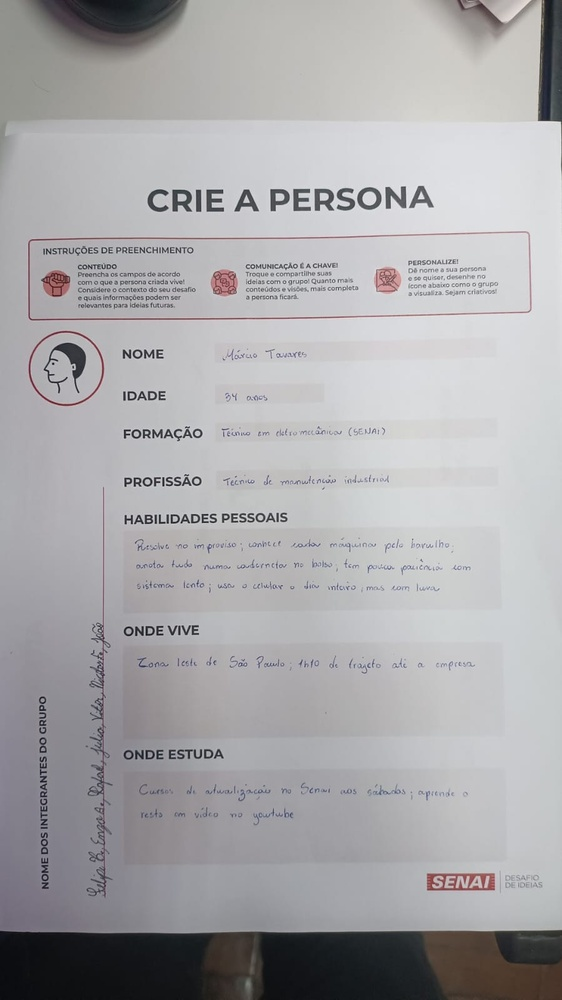
#> input picture docs/imagens/bruto/01-persona.jpeg, 562 x 1000 px, shrunk from 899 x 1599 before the run
$ python preparar.py
#> lines starting #> are read from the running program, lines starting #| are printed output that depends on the picture; after the words box and inside, x2 and y2 are one past the last pixel; in counts of white or black regions, pixels touching at a corner belong together
#> in main, im is the input picture: PIL image 562x1000 RGB; mean R, G, B 169.6, 168.7, 171.1
# -*- coding: utf-8 -*-
# Prepara as fotografias dos templates para entrar no documento ABNT.
# Recorta a area do papel (a foto costuma trazer mesa, chao e maos em volta),
# gira o que foi fotografado deitado e regrava com qualidade adequada a impressao.
# Uso: python preparar.py
import io
import json
import os
import sys

from PIL import Image, ImageOps

# arquivo de origem -> (nome final, graus de rotacao, recortar?)
ORIGENS = [
    ("bruto/01-persona.jpeg",           "01-persona.jpeg",           0,   True),
    ("bruto/02-mapa-empatia.jpeg",      "02-mapa-empatia.jpeg",      -90, True),
    ("bruto/03-matriz-csd.jpeg",        "03-matriz-csd.jpeg",        90,  True),
    ("bruto/04-matriz-prioridade.jpeg", "04-matriz-prioridade.jpeg", 90,  True),
    ("bruto/05-equipe.jpeg",            "05-equipe.jpeg",            0,   False),
]


def caixa_do_papel(im, limiar=165, ocupacao=0.25):
    """Recorta a folha.

    Um bounding box simples da regiao clara nao serve: mesa e parede tambem sao
    claras e o box acaba pegando a foto inteira. A folha se distingue por ocupar
    a maior parte da linha ou da coluna, entao a deteccao e feita por proporcao
    de pixels claros em cada linha e em cada coluna.
    """
#> called with limiar = 165, ocupacao = 0.25
    cinza = ImageOps.grayscale(im)
    claros = cinza.point(lambda v: 1 if v > limiar else 0)
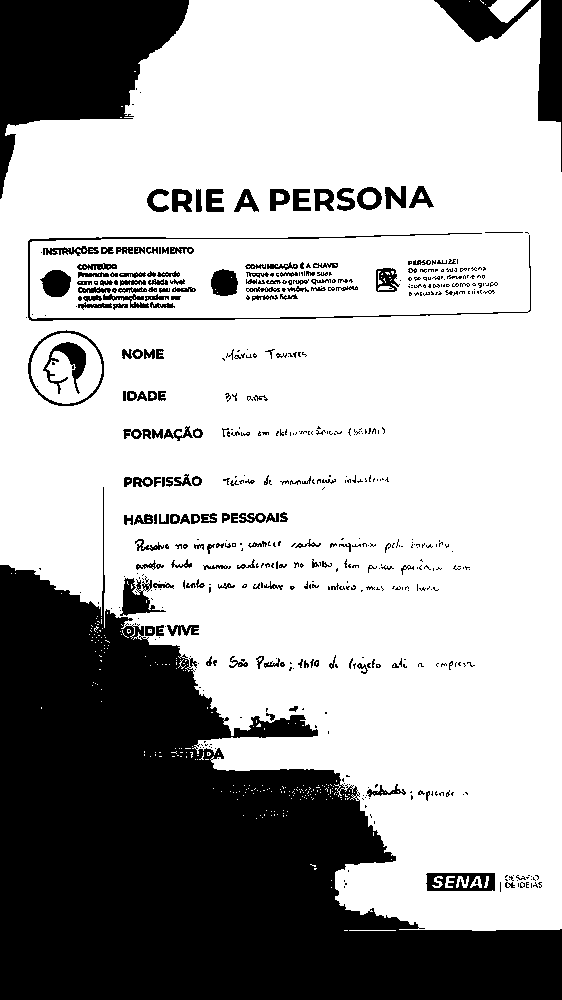
#> claros: PIL image 562x1000 L; values 0 (black) and 1 (white), 68.7% white; 548 black regions (373 under 20 px), largest, box (x1, y1, x2, y2) and area: (0, 487, 562, 1000) 131118, (0, 0, 189, 199) 19119, (538, 0, 562, 172) 2767
    px = claros.load()
    larg, alt = im.size
#> larg = 562; alt = 1000

    linhas = [sum(px[x, y] for x in range(0, larg, 4)) / (larg / 4.0) for y in range(alt)]
#> linhas = 1000 values, max 1 at index 212, min 0 at index 931, mean 0.688
    colunas = [sum(px[x, y] for y in range(0, alt, 4)) / (alt / 4.0) for x in range(larg)]
#> colunas = 562 values, max 0.924 at index 407, min 0.32 at index 103, mean 0.69

    def faixa(valores):
        dentro = [i for i, v in enumerate(valores) if v >= ocupacao]
#> dentro = 929 values from 0 to 929
        return (dentro[0], dentro[-1]) if dentro else None

    fy = faixa(linhas)
#> fy = (0, 929)
    fx = faixa(colunas)
#> fx = (0, 561)
    if not fy or not fx:
        return None

    folga_x = int(larg * 0.01)
#> folga_x = 5
    folga_y = int(alt * 0.01)
#> folga_y = 10
    return (
        max(0, fx[0] - folga_x),
        max(0, fy[0] - folga_y),
        min(larg, fx[1] + folga_x),
        min(alt, fy[1] + folga_y),
    )


def main():
    dims = {}
    for origem, destino, graus, recortar in ORIGENS:
        if not os.path.exists(origem):
            print("ausente, mantido como esta: %s" % origem)
            if os.path.exists(destino):
                im = Image.open(destino)
                dims[destino] = {"w": im.size[0], "h": im.size[1]}
            continue
        im = Image.open(origem)
        im = ImageOps.exif_transpose(im)
        if graus:
            im = im.rotate(graus, expand=True)
        if recortar:
            caixa = caixa_do_papel(im)
#> caixa = (0, 0, 562, 939)
            if caixa:
                im = im.crop(caixa)
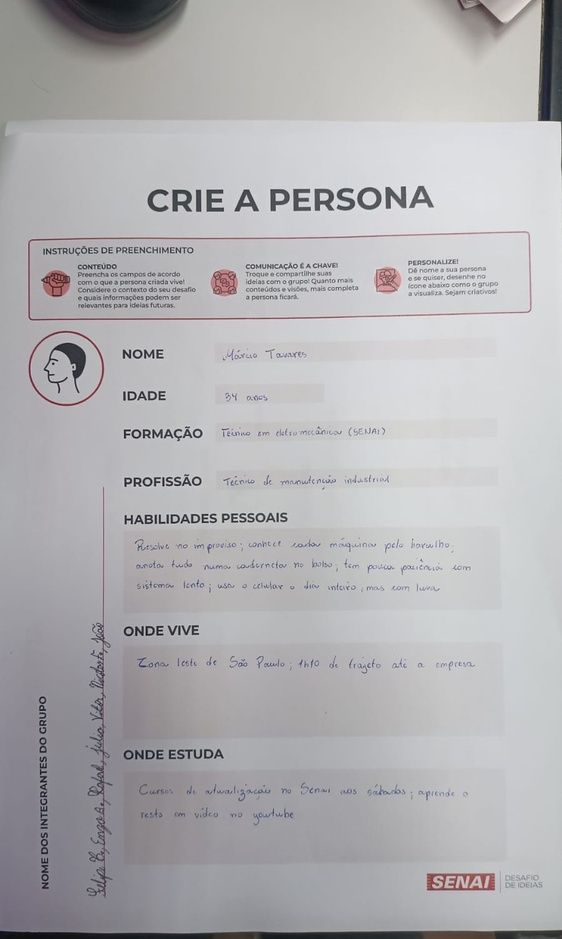
#> im: PIL image 562x939 RGB; mean R, G, B 178.3, 177.5, 180.1
        im.save(destino, quality=90, optimize=True)
        dims[destino] = {"w": im.size[0], "h": im.size[1]}
        print("%s -> %s %s" % (origem, destino, im.size))
#| bruto/01-persona.jpeg -> 01-persona.jpeg (562, 939)
#> pass 2 of the loop in main, `for origem, destino, graus, recortar in ORIGENS:`:
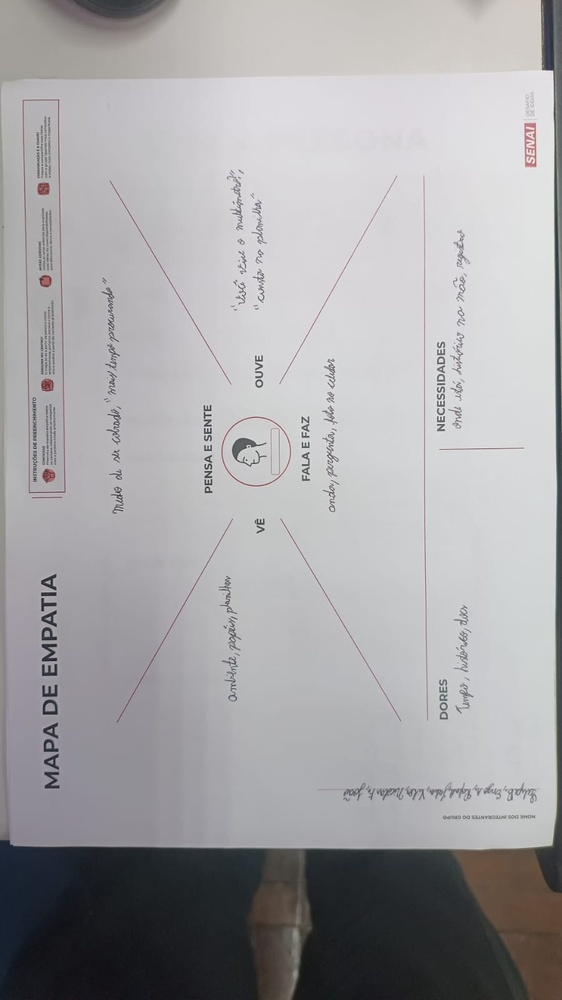
#> input picture docs/imagens/bruto/02-mapa-empatia.jpeg, 562 x 1000 px, shrunk from 899 x 1599 before the run
#> in main, im is the input picture: PIL image 562x1000 RGB; mean R, G, B 165.7, 164.7, 166.9
#> cinza: PIL image 1000x562 L
#> in caixa_do_papel (call 2), `claros = cinza.point(lambda v: 1 if v > limiar else 0)`:
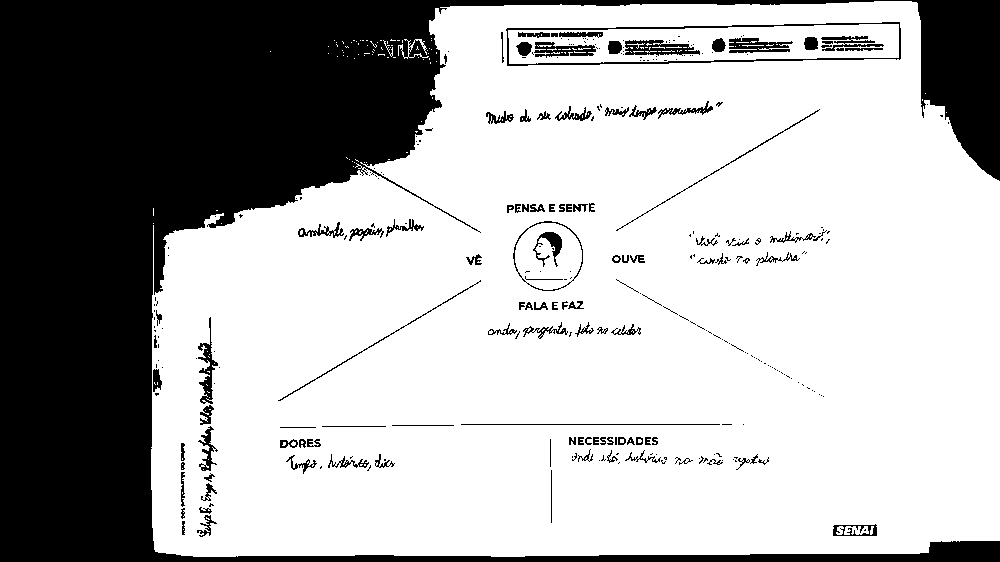
#> claros: PIL image 1000x562 L; values 0 (black) and 1 (white), 68.9% white; 306 black regions (192 under 20 px), largest, box (x1, y1, x2, y2) and area: (0, 0, 1000, 562) 160503, (506, 22, 901, 66) 1580, (625, 40, 700, 56) 702
#> linhas = 562 values, max 0.848 at index 296, min 0 at index 0, mean 0.689
#> colunas = 1000 values, max 0.982 at index 883, min 0 at index 0, mean 0.687
#> fy = (4, 555)
#> fx = (152, 999)
#> caixa = (142, 0, 1000, 560)
#> in main, `im = im.crop(caixa)`:
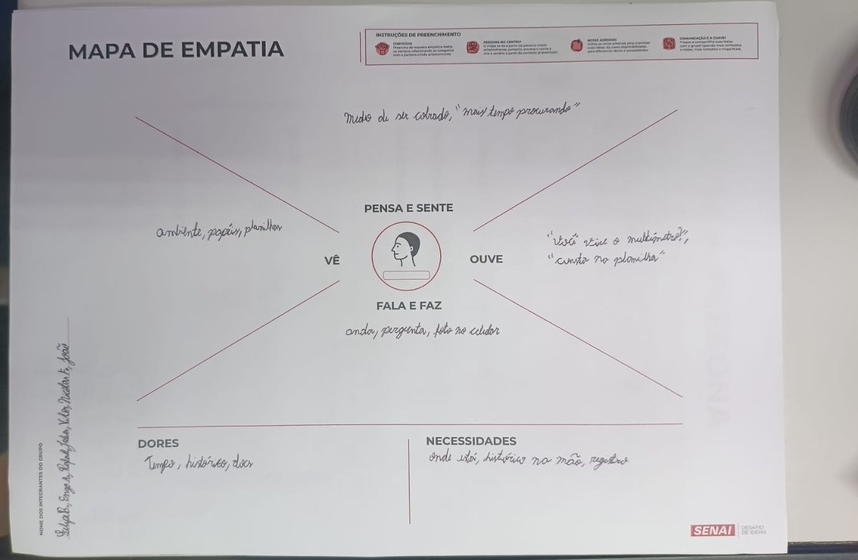
#> im: PIL image 858x560 RGB; mean R, G, B 186.7, 185.6, 188
#| bruto/02-mapa-empatia.jpeg -> 02-mapa-empatia.jpeg (858, 560)
#> pass 3 of the loop in main, `for origem, destino, graus, recortar in ORIGENS:`:
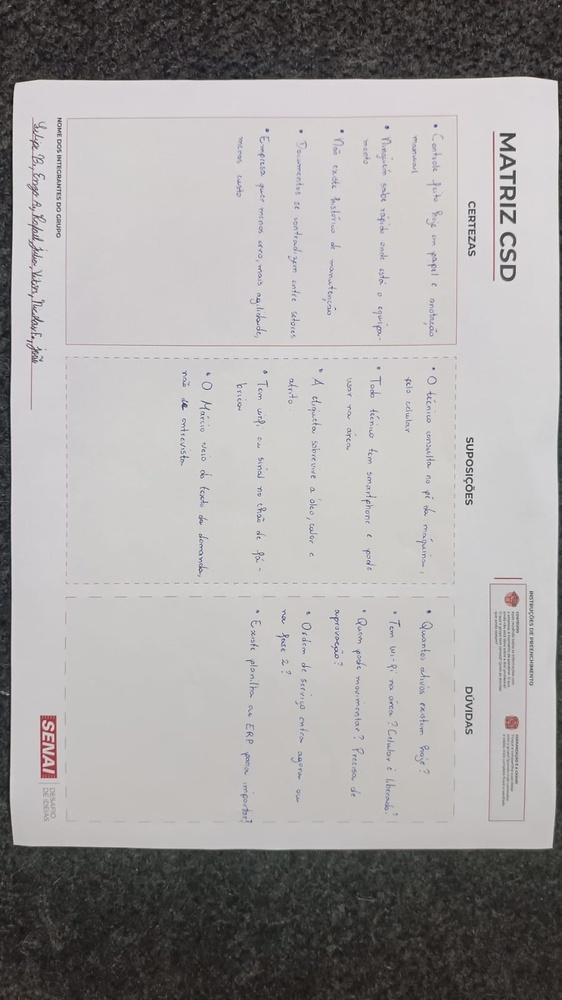
#> input picture docs/imagens/bruto/03-matriz-csd.jpeg, 562 x 1000 px, shrunk from 899 x 1599 before the run
#> in main, im is the input picture: PIL image 562x1000 RGB; mean R, G, B 164.7, 162, 161.6
#> in caixa_do_papel (call 3), `claros = cinza.point(lambda v: 1 if v > limiar else 0)`:
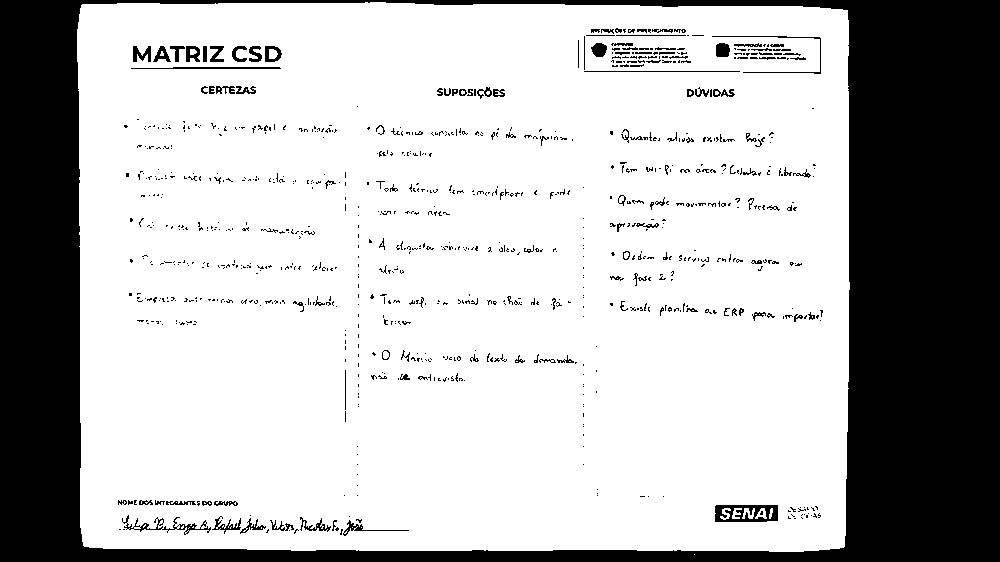
#> claros: PIL image 1000x562 L; values 0 (black) and 1 (white), 72.6% white; 881 black regions (757 under 20 px), largest, box (x1, y1, x2, y2) and area: (0, 0, 1000, 562) 142501, (715, 505, 778, 522) 736, (122, 515, 211, 535) 361
#> linhas = 562 values, max 0.772 at index 20, min 0 at index 0, mean 0.726
#> colunas = 1000 values, max 0.975 at index 103, min 0 at index 0, mean 0.726
#> fy = (4, 550)
#> fx = (79, 848)
#> caixa = (69, 0, 858, 555)
#> in main, `im = im.crop(caixa)`:
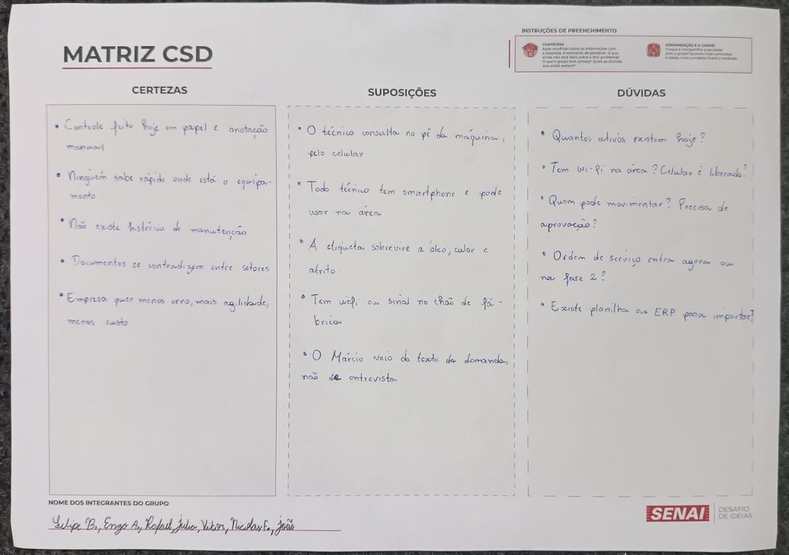
#> im: PIL image 789x555 RGB; mean R, G, B 197.3, 194.5, 194.4
#| bruto/03-matriz-csd.jpeg -> 03-matriz-csd.jpeg (789, 555)
#> the loop made 5 passes; the first 3 are shown

    json.dump(dims, io.open("dimensoes.json", "w", encoding="utf-8"), indent=2)
    print("dimensoes.json atualizado com %d imagens" % len(dims))
#| dimensoes.json atualizado com 3 imagens


if __name__ == "__main__":
    main()
